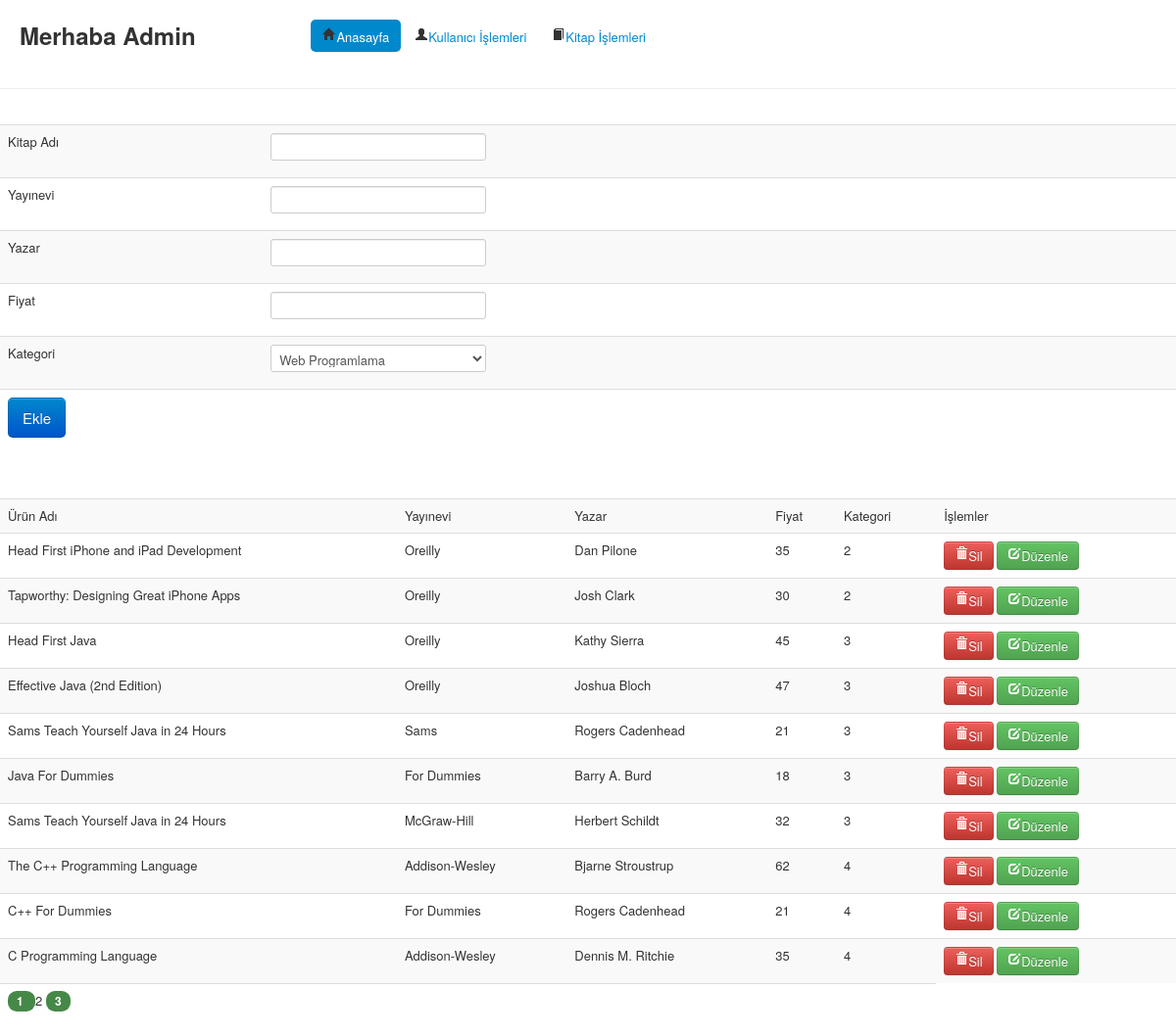
The app's page /admin/index.php?pid=101&sid=2 (signed in) with its own data.
### tables this page shows
CREATE TABLE IF NOT EXISTS `urun` (
  `UrunID` int(11) NOT NULL AUTO_INCREMENT,
  `Adi` varchar(50) NOT NULL,
  `Yayinevi` varchar(20) NOT NULL,
  `Yazar` varchar(20) NOT NULL,
  `Resim` varchar(100) NOT NULL,
  `Fiyat` double NOT NULL,
  `KategoriID` int(11) NOT NULL,
  `Download` varchar(100) NOT NULL,
  PRIMARY KEY (`UrunID`)
);

### admin/inc/urunler.php (the view, shortened to what this page needs)
<form action="index.php?pid=170" method="POST">
<table class="table table-striped" border="0" align="center">
        <tr>
            <td>Kitap Adı</td>
            <td><input type="text" name="txtKitap" value="" /></td>
        </tr>
        <tr>
            <td>Yayınevi</td>
            <td><input type="text" name="txtYayinevi" value="" /></td>
        </tr>
        <tr>
            <td>Yazar</td>
            <td><input type="text" name="txtYazar" value="" /></td>
        </tr>
        <tr>
            <td>Fiyat</td>
            <td><input type="text" name="txtFiyat" value="" /></td>
        </tr>
        <tr>
            <td>Kategori</td>
            <td>
                <?php
                    $vt->cmbKategoriler("cmbKategoriler");
                ?>
            </td>
        </tr>
        <tr align="center">
            <td colspan="2"><input class="btn btn-large btn-primary" type="submit" value="Ekle" /></td>
        </tr>
</table>
</form>
<br>
<br>
<table class="table table-striped" border="0" align="center" width="90%">
        <tr>
            <td>Ürün Adı</td>
            <td>Yayınevi</td>
            <td>Yazar</td>
            <td>Fiyat</td>
            <td>Kategori</td>
            <td>İşlemler</td>
        </tr>
<?php
    $sid=@$_GET["sid"];
    $sayfakayit=10;
    $kayitliste=$vt->ListeleKosullu("urun",'1');
    $toplamkayit=  mysql_num_rows($kayitliste);
    $ilkkayit=($sid-1)*$sayfakayit;
    $liste=$vt->ListeleSayfalama("urun",'1',$ilkkayit,$sayfakayit);
    while ($kayit = mysql_fetch_array($liste)) {
        echo "<tr>
            <td>".$kayit["Adi"]."</td>
            <td>".$kayit["Yayinevi"]."</td>
            <td>".$kayit["Yazar"]."</td>
            <td>".$kayit["Fiyat"]."</td>
            <td>".$kayit["KategoriID"]."</td>
            <td>
             <a class='btn btn-danger' href='index.php?pid=176&uid=".$kayit["KategoriID"]."'><i class='icon-trash icon-white'></i>Sil</a>
             <a class='btn btn-success' href='index.php?pid=175&uid=".$kayit["KategoriID"]."'><i class='icon-edit icon-white'></i>Düzenle</a>
            </td>
        </tr>";
    }
?>
        <tr>
            <td colspan="5" align="center">
                <div id="pagination">
            <?php
                $sayfa=1;
                while ((($sayfa-1)*$sayfakayit)<$toplamkayit) {
                    if ($sayfa==$sid) {
                        echo " $sayfa ";
                    } else {
                        echo "<a class='badge badge-success' href='index.php?pid=101&sid=$sayfa'> $sayfa </a>";
                    }
                        $sayfa++;
                }
            ?>
                </div>
            </td>
        </tr>
</table>

### records on screen
urun: Adi "Head First iPhone and iPad Development", Yayinevi "Oreilly", Yazar "Dan Pilone", Fiyat "35", KategoriID "2"
urun: Adi "Tapworthy: Designing Great iPhone Apps", Yayinevi "Oreilly", Yazar "Josh Clark", Fiyat "30", KategoriID "2"
urun: Adi "Head First Java", Yayinevi "Oreilly", Yazar "Kathy Sierra", Fiyat "45", KategoriID "3"
urun: Adi "Effective Java (2nd Edition)", Yayinevi "Oreilly", Yazar "Joshua Bloch", Fiyat "47", KategoriID "3"
urun: Adi "Sams Teach Yourself Java in 24 Hours", Yayinevi "Sams", Yazar "Rogers Cadenhead", Fiyat "21", KategoriID "3"
urun: Adi "Java For Dummies", Yayinevi "For Dummies", Yazar "Barry A. Burd", Fiyat "18", KategoriID "3"
urun: Adi "Sams Teach Yourself Java in 24 Hours", Yayinevi "McGraw-Hill", Yazar "Herbert Schildt", Fiyat "32", KategoriID "3"
urun: Adi "The C++ Programming Language", Yayinevi "Addison-Wesley", Yazar "Bjarne Stroustrup", Fiyat "62", KategoriID "4"
urun: Adi "C++ For Dummies", Yayinevi "For Dummies", Yazar "Rogers Cadenhead", Fiyat "21", KategoriID "4"
urun: Adi "C Programming Language", Yayinevi "Addison-Wesley", Yazar "Dennis M. Ritchie", Fiyat "35", KategoriID "4"

### other values on screen
form field cmbKategoriler "Web Programlama"
